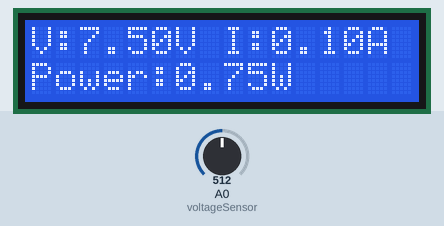
Simulated run of this sketch. Board: ESP8266 (NodeMCU). On the bench: 16×2 character LCD. The test bench sets the inputs (shaded band); at power-on: A0 (voltageSensor) = 512. WiFi joins after 1.5 s; servers stay silent unless stated; random numbers use the default seed unless the sketch sets one.

Above: at 3.5 s.
3.6 s: A0 (voltageSensor) set to 716
At 5.0 s:
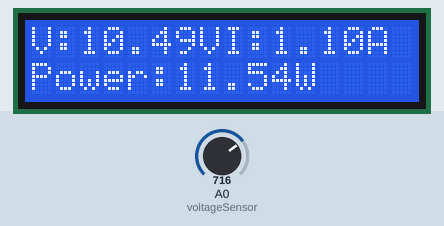
7.4 s: A0 (voltageSensor) set to 900
At 9.1 s:
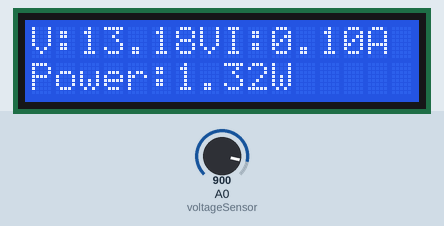
9.4 s: A0 (voltageSensor) set to 1023
At 10.7 s:
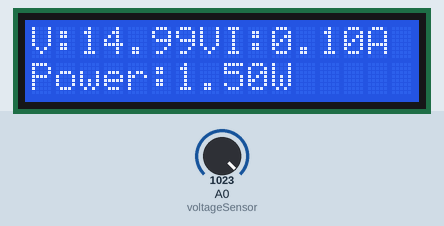
Timing chart, 0 to 12.4 s (numbered marks = the images above; inputs shaded):
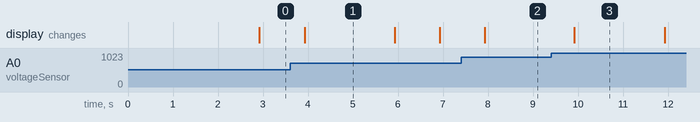

The sketch:

Voltage_Reading_and_Internet_Communication.ino
```cpp
//sketch created by Akshay Joseph
#include <Wire.h>
#include <LiquidCrystal_I2C.h>

LiquidCrystal_I2C lcd(0x27, 16, 2);
//=====================================================================================================
#define BLYNK_TEMPLATE_ID "TMPLYbp8pjd3"
#define BLYNK_DEVICE_NAME "Solar Statistics"
#define BLYNK_AUTH_TOKEN "wmTePVbKu8hvVQc79Y5vsdwikqbpCexF"


// Comment this out to disable prints and save space
#define BLYNK_PRINT Serial


#include <ESP8266WiFi.h>
#include <BlynkSimpleEsp8266.h>

char auth[] = BLYNK_AUTH_TOKEN;

// Your WiFi credentials.
// Set password to "" for open networks.
char ssid[] = "Charles.K";
char pass[] = "0798520081";

float current;
float volts;
float power;

BlynkTimer timer;
//=====================================================

void setup()
{

  lcd.begin();
  lcd.backlight();
  lcd.clear();

lcd.print("Connecting to ");
lcd.setCursor(0,1);
lcd.print(String(ssid));
   // Debug console
  Serial.begin(9600);

  Blynk.begin(auth, ssid, pass);

  timer.setInterval(1000L, sendDataToBlynk);
   randomSeed(10);

}
float voltage() {
  float vOUT = 0.0;
  float vIN = 0.0;
  float R1 = 30000.0;
  float R2 = 7500.0;
  int value = 0;
  const int voltageSensor = A0;
  value = analogRead(voltageSensor);
  vOUT = (value * 3) / 1024.0;
  vIN = vOUT / (R2 / (R1 + R2));
  return vIN;

}
void displayOnLcd(String message, int cursoRow=0, int cursoColumn=0){
  lcd.setCursor(cursoRow,cursoColumn);
  lcd.print(message);
}

// This function sends Arduino's uptime every second to Virtual Pin 2.
void  sendDataToBlynk()
{
  // You can send any value at any time.
  // Please don't send more that 10 values per second.

  current= random(0.1,2)+0.1;
  volts=voltage();
  power=current*volts;
  lcd.clear();
  displayOnLcd("V:"+String(volts)+"V",0,0);
  displayOnLcd("I:"+String(current)+"A",8,0);
  displayOnLcd("Power:"+String(power)+"W",0,1);
  Blynk.virtualWrite(V1,current);//current
  Blynk.virtualWrite(V2, volts);//volts
  Blynk.virtualWrite(V3, power);
}


void loop()
{
   Blynk.run();
  timer.run();

}
```

Measured:
- what the display in image 1 shows lasts 2.0 s, from 3.9 s to 5.9 s
